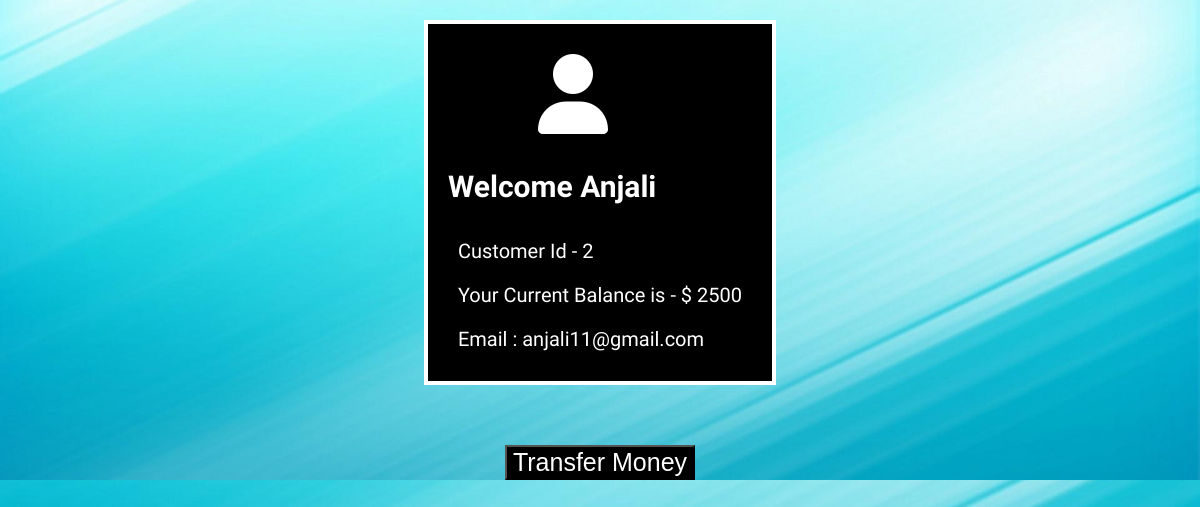
/customer details.php?id=2, run on the app's committed database.
### tables this page shows
CREATE TABLE `customer` (
  `id` int(11) NOT NULL,
  `Name` text NOT NULL,
  `Email` varchar(255) NOT NULL,
  `Balance` int(255) NOT NULL
);

### customer details.php (the view, shortened to what this page needs)
<!doctype html>
<html lang="en">
<head>
    <link href="style/customer details.css" rel="stylesheet" type="text/css">
</head>
<body>
    <div class="bg">
        <?php
                $conn = mysqli_connect("localhost" , "root", "", "online_banking_system");
                if(isset($_GET['id'])){
                    $id = mysqli_real_escape_string($conn , $_GET['id']);
                    $sql = "SELECT * FROM customer WHERE id= $id";
                    $result = mysqli_query($conn ,$sql) ;
                    $res = mysqli_fetch_assoc($result) ;
                }
            ?>
        <ul class="list">
            <li class="list-content"><i class="fas fa-user"></i></li>
            <h2> Welcome
                <?php  echo $res['Name']; ?>
            </h2>
            <li class="list-content">Customer Id -
                <?php  echo $res['id']; ?>
            </li>
            <li class="list-content">Your Current Balance is - $
                <?php  echo $res['Balance']; ?>
            </li>
            <li class="list-content">Email :
                <?php  echo $res['Email']; ?>
            </li>
        </ul><br>
    </div>
    <div class="button">
        <center><a href="transfer-money.php"><button class="click">Transfer Money</button></a></center>
    </div>
</body>
</html>

### style/customer details.css (style rules this page uses)
body, html { margin: 0; padding: 0; width: 100%; min-height: 100%; font-family: "Josefin Sans", sans-serif; background: url("images/bg.jpg"); background-position: center; background-repeat: no-repeat; background-size: cover; font-size: 20px; }
.bg { width: 100%; height: 80%; padding-bottom: 20px; display: flex; align-items: center; justify-content: center; font-family: 'Rowdies', cursive; }
.list { background-color: black; color: white; padding: 20px; border: 4px solid white; }
ul li { list-style: none; padding: 10px; }
i { color: white; font-size: 80px; margin-left: 80px; }
.click { font-size: 25px; background-color: black; color: white; margin-top: 20px; }

### data on the page
customer: Name "Anjali", id "2", Balance "2500", Email "anjali11@gmail.com"
